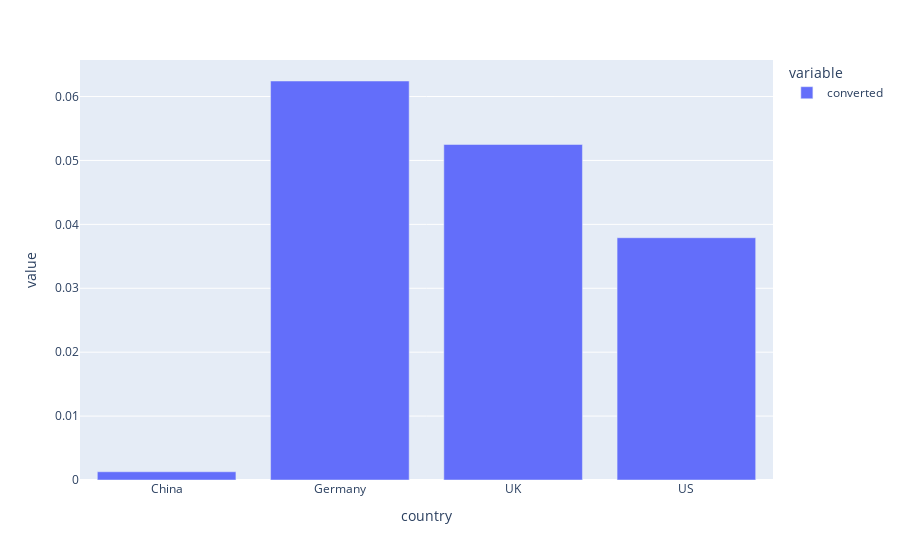

This figure's notebook cell:
### Code cell
country = data.groupby("country")["converted"].mean()
px.bar(country)

### Figure 1 — Plotly figure (JSON) as saved in the notebook; plotly's stock layout.template omitted (floating-point values rounded to 4 significant figures)
{"data": [{"alignmentgroup": "True", "hovertemplate": "variable=converted<br>country=%{x}<br>value=%{y}<extra></extra>", "legendgroup": "converted", "marker": {"color": "#636efa", "pattern": {"shape": ""}}, "name": "converted", "offsetgroup": "converted", "orientation": "v", "showlegend": true, "textposition": "auto", "type": "bar", "x": ["China", "Germany", "UK", "US"], "xaxis": "x", "y": [0.001288, 0.06243, 0.0525, 0.03791], "yaxis": "y"}], "layout": {"barmode": "relative", "legend": {"title": {"text": "variable"}, "tracegroupgap": 0}, "margin": {"t": 60}, "xaxis": {"anchor": "y", "domain": [0, 1], "title": {"text": "country"}}, "yaxis": {"anchor": "x", "domain": [0, 1], "title": {"text": "value"}}}}
